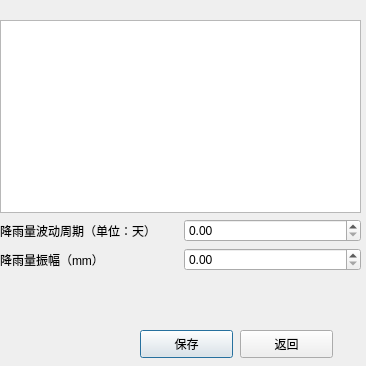
<?xml version="1.0" encoding="UTF-8"?>
<ui version="4.0">
 <class>set_new_wave</class>
 <widget class="QDialog" name="set_new_wave">
  <property name="geometry">
   <rect>
    <x>0</x>
    <y>0</y>
    <width>366</width>
    <height>366</height>
   </rect>
  </property>
  <property name="windowTitle">
   <string>设置源汇项波动</string>
  </property>
  <widget class="QWidget" name="verticalLayoutWidget">
   <property name="geometry">
    <rect>
     <x>0</x>
     <y>20</y>
     <width>361</width>
     <height>251</height>
    </rect>
   </property>
   <layout class="QVBoxLayout" name="verticalLayout">
    <item>
     <widget class="QTextBrowser" name="textBrowser"/>
    </item>
    <item>
     <layout class="QHBoxLayout" name="horizontalLayout_2">
      <item>
       <widget class="QLabel" name="label_2">
        <property name="text">
         <string>降雨量波动周期（单位：天）</string>
        </property>
       </widget>
      </item>
      <item>
       <widget class="QDoubleSpinBox" name="doubleSpinBox_cycle">
        <property name="maximum">
         <double>9999.989999999999782</double>
        </property>
        <property name="value">
         <double>0.000000000000000</double>
        </property>
       </widget>
      </item>
     </layout>
    </item>
    <item>
     <layout class="QHBoxLayout" name="horizontalLayout">
      <item>
       <widget class="QLabel" name="label">
        <property name="text">
         <string>降雨量振幅（mm）</string>
        </property>
       </widget>
      </item>
      <item>
       <widget class="QDoubleSpinBox" name="doubleSpinBox_amplitude">
        <property name="maximum">
         <double>9999.989999999999782</double>
        </property>
       </widget>
      </item>
     </layout>
    </item>
   </layout>
  </widget>
  <widget class="QPushButton" name="save">
   <property name="geometry">
    <rect>
     <x>140</x>
     <y>330</y>
     <width>93</width>
     <height>28</height>
    </rect>
   </property>
   <property name="text">
    <string>保存</string>
   </property>
  </widget>
  <widget class="QPushButton" name="back">
   <property name="geometry">
    <rect>
     <x>240</x>
     <y>330</y>
     <width>93</width>
     <height>28</height>
    </rect>
   </property>
   <property name="text">
    <string>返回</string>
   </property>
  </widget>
 </widget>
 <resources/>
 <connections>
  <connection>
   <sender>back</sender>
   <signal>clicked()</signal>
   <receiver>set_new_wave</receiver>
   <slot>close()</slot>
   <hints>
    <hint type="sourcelabel">
     <x>286</x>
     <y>343</y>
    </hint>
    <hint type="destinationlabel">
     <x>182</x>
     <y>182</y>
    </hint>
   </hints>
  </connection>
 </connections>
</ui>
